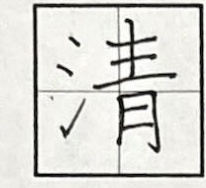
#> input picture handwriting-eval-api/improved_char_清.jpg, 206 x 188 px
$ python page_split.py 'improved_char_清.jpg'
#> lines starting #> are read from the running program, lines starting #| are printed output that depends on the picture; after the words box and inside, x2 and y2 are one past the last pixel; in counts of white or black regions, pixels touching at a corner belong together
#!/usr/bin/env python3
# -*- coding: utf-8 -*-
"""
page_split.py   —   handwriting-sheet slicer v2
------------------------------------------------
1. 背景あり：最大輪郭をページとみなして台形補正
2. 背景なし：補正スキップ
3. Canny→HoughLinesP で左列の 3×3 マス格子を検出しセル切り出し
4. 記入者 No. / 点数枠は固定比率で切り出し（格子基準でもOK）

必要ライブラリ:
    pip install opencv-python numpy
"""

from pathlib import Path
import cv2
import numpy as np
import argparse
import os
import pytesseract

# ----------------------------------------------------------------------
# 0. 汎用ユーティリティ
# ----------------------------------------------------------------------
def ensure_dir(path: Path):
    path.mkdir(parents=True, exist_ok=True)


# ----------------------------------------------------------------------
# 1. ページ全体を検出（背景ありの場合）
# ----------------------------------------------------------------------
def find_page_corners(gray):
    """
    最大輪郭をページ外周とみなして 4 隅を返す
    背景が用紙より濃い想定
    """
    blur = cv2.GaussianBlur(gray, (5, 5), 0)
    _, bw = cv2.threshold(blur, 0, 255,
                          cv2.THRESH_BINARY + cv2.THRESH_OTSU)
    # 画面が反転してる場合は逆反転
    if bw.mean() < 127:
        bw = cv2.bitwise_not(bw)

    contours, _ = cv2.findContours(bw, cv2.RETR_EXTERNAL,
                                   cv2.CHAIN_APPROX_SIMPLE)
    if not contours:
        raise RuntimeError("輪郭が取れません")
    page = max(contours, key=cv2.contourArea)

    peri = cv2.arcLength(page, True)
    approx = cv2.approxPolyDP(page, 0.02 * peri, True)
    if len(approx) != 4:
        raise RuntimeError("四角形のページ輪郭が見つかりません")
    return approx.reshape(4, 2).astype("float32")


def order_corners(pts):
    """ 任意順 4 点 → TL, TR, BR, BL (時計回り) """
    pts = pts[np.argsort(pts[:, 0])]  # x で左2 / 右2
    left, right = pts[:2], pts[2:]
    tl = left[np.argmin(left[:, 1])]
    bl = left[np.argmax(left[:, 1])]
    tr = right[np.argmin(right[:, 1])]
    br = right[np.argmax(right[:, 1])]
    return np.array([tl, tr, br, bl], dtype="float32")


def perspective_correct(img, corners, dbg=False):
    """
    corners: 4x2 TL,TR,BR,BL
    出力解像度は実測サイズに合わせて可変
    """
    pts = order_corners(corners)

    wA = np.linalg.norm(pts[2] - pts[3])
    wB = np.linalg.norm(pts[1] - pts[0])
    hA = np.linalg.norm(pts[1] - pts[2])
    hB = np.linalg.norm(pts[0] - pts[3])
    W = int(max(wA, wB))
    H = int(max(hA, hB))

    dst = np.array([[0, 0], [W - 1, 0], [W - 1, H - 1], [0, H - 1]],
                   dtype="float32")
    M = cv2.getPerspectiveTransform(pts, dst)
    warped = cv2.warpPerspective(img, M, (W, H))

    if dbg:
        dbg_img = img.copy()
        for (x, y) in pts.astype(int):
            cv2.circle(dbg_img, (x, y), 10, (0, 0, 255), -1)
        cv2.imwrite("dbg_corners.jpg", dbg_img)
        cv2.imwrite("dbg_warped.jpg", warped)
    return warped


# ----------------------------------------------------------------------
# 2. 左列 3×3 マスを内部線検出で抽出
# ----------------------------------------------------------------------
def detect_char_cells(gray, dbg=False):
    """
    罫線を輪郭として抽出し、3 つの「課題マス」を y 順に返す。
    背景が写っていても OK／内部ストローク耐性あり。
    戻り値: [(x1,y1,x2,y2), ...] 3セル
    """
    H, W = gray.shape

    # --- ① 二値化 → 細線を太らせて輪郭を閉じる ---
    th = cv2.adaptiveThreshold(gray, 255,
                               cv2.ADAPTIVE_THRESH_MEAN_C,
                               cv2.THRESH_BINARY_INV, 15, 8)
    kernel = np.ones((3, 3), np.uint8)
    th = cv2.dilate(th, kernel, iterations=1)

    # --- ② 輪郭抽出 ---
    cnts, _ = cv2.findContours(th, cv2.RETR_EXTERNAL,
                               cv2.CHAIN_APPROX_SIMPLE)

    # --- ③ ほぼ正方形・面積閾値でフィルタ ---
    cand = []
    for c in cnts:
        area = cv2.contourArea(c)
        if area < (H * W) * 0.002 or area > (H * W) * 0.03:
            continue
        peri = cv2.arcLength(c, True)
        approx = cv2.approxPolyDP(c, 0.02 * peri, True)
        if len(approx) != 4:
            continue
        x, y, w, h = cv2.boundingRect(approx)
        if 0.85 < w / h < 1.15:      # 正方形っぽい
            cand.append((x, y, w, h))

    if len(cand) < 3:
        raise RuntimeError("課題マスらしき四角が 3 つ見つかりません")

    # --- ④ 列ごとにグルーピング → 右列を選択 ---
    # x 座標で 2 クラスタ (空マス列 / 課題列)
    xs = np.array([[c[0]] for c in cand], np.float32)
    _, labels, centers = cv2.kmeans(xs, 2, None,
        (cv2.TERM_CRITERIA_EPS+cv2.TERM_CRITERIA_MAX_ITER, 10, 1.0),
        10, cv2.KMEANS_PP_CENTERS)
    right_cluster = np.argmax(centers)      # x が大きい方
    right_boxes = [c for c,l in zip(cand, labels.flatten()) if l == right_cluster]

    # y でソートして上→下 3 つを取得
    right_boxes = sorted(right_boxes, key=lambda b: b[1])[:3]
    cells = []
    margin = 10
    for x, y, w, h in right_boxes:
        cells.append((x + margin, y + margin,
                      x + w - margin, y + h - margin))

    if dbg:
        dbg = cv2.cvtColor(gray, cv2.COLOR_GRAY2BGR)
        for (x1,y1,x2,y2) in cells:
            cv2.rectangle(dbg, (x1,y1), (x2,y2), (0,255,0), 2)
        cv2.imwrite("dbg_cells_contour.jpg", dbg)

    if len(cells) != 3:
        raise RuntimeError("課題マスを 3 つ取得できません")
    return cells

# [94 lines left out: function detect_score_and_comment_boxes, not called in this run]

# ----------------------------------------------------------------------
# 3. その他 ROI (固定比率基準、warp 後前提)
# ----------------------------------------------------------------------
def crop_by_ratio(img, ratio):
    H, W = img.shape[:2]
    x, y, w, h = ratio
    x1, y1 = int(W * x), int(H * y)
    x2, y2 = int(W * (x + w)), int(H * (y + h))
    return img[y1:y2, x1:x2]


ROI_FIXED = {
    "writer": (0.73, 0.03, 0.22, 0.05),  # 記入者 No.
    # 右端点数枠 12 個（3×4）
    "scores": [
        (0.96, 0.13 + i*0.06, 0.035, 0.048) for i in range(12)
    ]
}

import cv2, pytesseract, numpy as np

conf_tess = "--oem 3 --psm 10 -c tessedit_char_whitelist=0123456789"

# [54 lines left out: function read_digit, not called in this run]


# ----------------------------------------------------------------------
# 4. メインパイプライン
# ----------------------------------------------------------------------
def split_page(img_path: Path, out_dir="out", dbg=False):
#> called with out_dir = 'out', dbg = False
    out_dir = Path(out_dir)
    ensure_dir(out_dir)

    img = cv2.imread(str(img_path))
#> img is the input picture: shape (188, 206, 3); mean B, G, R 210.9, 215.7, 216
    if img is None:
        raise FileNotFoundError(img_path)

    gray = cv2.cvtColor(img, cv2.COLOR_BGR2GRAY)

    # 4-1. ページ補正 (背景有無で分岐)
    try:
        corners = find_page_corners(gray)
#> in find_page_corners, `blur = cv2.GaussianBlur(gray, (5, 5), 0)`:
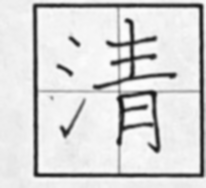
#> blur: shape (188, 206); min 20, max 254, mean 215.3
#> in find_page_corners, `_, bw = cv2.threshold(blur, 0, 255, cv2.THRESH_BINARY + cv2.THRESH_OTSU)`:
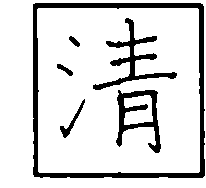
#> bw: shape (188, 206); 85.4% white; 6 black regions, box (x1, y1, x2, y2) and area: (33, 3, 205, 178) 3209, (93, 18, 177, 90) 1109, (116, 90, 161, 153) 1020, (60, 99, 85, 138) 184, (57, 64, 73, 76) 80, (69, 36, 80, 47) 61
#> in find_page_corners, `contours, _ = cv2.findContours(bw, cv2.RETR_EXTERNAL, cv2.CHAIN_APPROX..`: contours = [[[0, 0], [0, 187], [205, 187], [205, 0]]]
#> in find_page_corners, `page = max(contours, key=cv2.contourArea)`: page = [[0, 0], [0, 187], [205, 187], [205, 0]]
#> in find_page_corners, `peri = cv2.arcLength(page, True)`: peri = 784
#> in find_page_corners, `approx = cv2.approxPolyDP(page, 0.02 * peri, True)`: approx = [[0, 0], [0, 187], [205, 187], [205, 0]]
#> corners = [[0, 0], [0, 187], [205, 187], [205, 0]]
        warped = perspective_correct(img, corners, dbg=dbg)
#> in order_corners, `left, right = pts[:2], pts[2:]`: left = [[0, 0], [0, 187]]; right = [[205, 187], [205, 0]]
#> in order_corners, `tl = left[np.argmin(left[:, 1])]`: tl = [0, 0]
#> in order_corners, `bl = left[np.argmax(left[:, 1])]`: bl = [0, 187]
#> in order_corners, `tr = right[np.argmin(right[:, 1])]`: tr = [205, 0]
#> in order_corners, `br = right[np.argmax(right[:, 1])]`: br = [205, 187]
#> in perspective_correct, `pts = order_corners(corners)`: pts = [[0, 0], [205, 0], [205, 187], [0, 187]]
#> in perspective_correct, `wA = np.linalg.norm(pts[2] - pts[3])`: wA = 205
#> in perspective_correct, `hA = np.linalg.norm(pts[1] - pts[2])`: hA = 187
#> in perspective_correct, `W = int(max(wA, wB))`: W = 205
#> in perspective_correct, `H = int(max(hA, hB))`: H = 187
#> in perspective_correct, `dst = np.array([[0, 0], [W - 1, 0], [W - 1, H - 1], [0, H - 1]], dtype..`: dst = [[0, 0], [204, 0], [204, 186], [0, 186]]
#> in perspective_correct, `M = cv2.getPerspectiveTransform(pts, dst)`: M = [[0.995, 0, 0], [0, 0.995, 0], [7.45e-19, 0, 1]]
#> in perspective_correct, `warped = cv2.warpPerspective(img, M, (W, H))`:
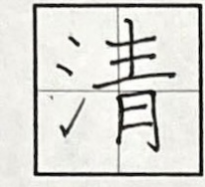
#> warped: shape (187, 205, 3); mean B, G, R 211, 215.7, 216
        info = "warp_done"
    except RuntimeError:
        warped = img.copy()
        info = "warp_skipped"

    warped_gray = cv2.cvtColor(warped, cv2.COLOR_BGR2GRAY)

    # 4-2. 文字セル抽出
    try:
        cells = detect_char_cells(warped_gray, dbg=dbg)
#> in detect_char_cells, `th = cv2.adaptiveThreshold(gray, 255, cv2.ADAPTIVE_THRESH_MEAN_C, cv2...`:
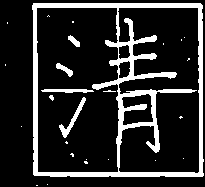
#> th: shape (187, 205); 16.3% white; 26 white regions (20 under 20 px), largest, box (x1, y1, x2, y2) and area: (32, 3, 204, 177) 5601, (59, 97, 86, 138) 221, (41, 89, 94, 93) 159, (56, 63, 73, 77) 96, (68, 35, 80, 47) 72, (49, 95, 54, 101) 20
#> in detect_char_cells, `th = cv2.dilate(th, kernel, iterations=1)`:
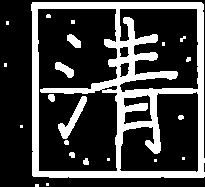
#> th: shape (187, 205); 25% white; 22 white regions (11 under 20 px)
#> in detect_char_cells, `cnts, _ = cv2.findContours(th, cv2.RETR_EXTERNAL, cv2.CHAIN_APPROX_SIM..`: cnts = 6 contours, 5 with area under 20; largest, box (x1, y1, x2, y2) and area: (31, 2, 205, 178) 29916
#> the loop in detect_char_cells, `for c in cnts:` made 6 passes
#> area on pass 6: 29916
#> after the loop in detect_char_cells, `for c in cnts:`: cand = []
    except RuntimeError as e:
        # 左列の大枠矩形 = ページ幅の 0.07 ～ 0.27 を固定比率で切る
        H, W = warped_gray.shape
#> H = 187; W = 205
        W0 = int(W*0.07); W1 = int(W*0.27)
#> after `W0 = int(W * 0.07)`: W0 = 14
#> after `W1 = int(W * 0.27)`: W1 = 55
        cell_h = int(H*0.23); gap = int(H*0.31)
#> after `cell_h = int(H * 0.23)`: cell_h = 43
#> after `gap = int(H * 0.31)`: gap = 57
        cells = [(W0, int(H*0.11)+i*gap,
                W1, int(H*0.11)+i*gap+cell_h) for i in range(3)]

    char_dir = out_dir / "chars"; ensure_dir(char_dir)
    for i, (x1, y1, x2, y2) in enumerate(cells, 1):
        cv2.imwrite(str(char_dir / f"char_{i}.png"),
                    warped_gray[y1:y2, x1:x2])
#> this loop made 3 passes
#> pass 1, in split_page, `cv2.imwrite(str(char_dir / f"char_{i}.png"), warped_gray[y1:y2, x1:x2])`:
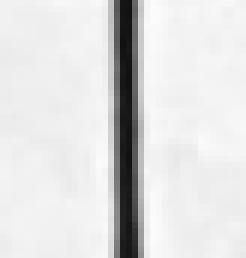
#> saved as char_1.png: shape (43, 41) (shown 6 times larger); min 17, max 252, mean 221.6
#> pass 2, in split_page, `cv2.imwrite(str(char_dir / f"char_{i}.png"), warped_gray[y1:y2, x1:x2])`:
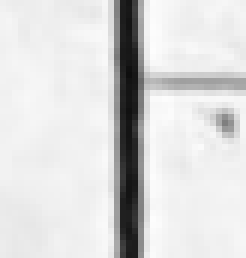
#> saved as char_2.png: shape (43, 41) (shown 6 times larger); min 14, max 253, mean 218.2

    # 4-3. 記入者 No. (固定比率)
    writer_roi = crop_by_ratio(warped_gray, ROI_FIXED["writer"])
    cv2.imwrite(str(out_dir / "writer_id.png"), writer_roi)
    conf = "--psm 10 -c tessedit_char_whitelist=0123456789"
    text = pytesseract.image_to_string(writer_roi, config=conf).strip()
    print("記入者=" + text)

    # 4-4. 点数枠
    score_dir = out_dir / "scores"; ensure_dir(score_dir)
    try:
        score_boxes, cmt_boxes = detect_score_and_comment_boxes(warped_gray, dbg=dbg)
    except RuntimeError as e:
        raise RuntimeError(f"点数枠検出失敗: {e}")
    # 右端の 12 個を切り出し
    score_dir = out_dir / "scores"; ensure_dir(score_dir)
    conf = "--oem 3 --psm 10 -c tessedit_char_whitelist=0123456789"
    for idx, (x1,y1,x2,y2) in enumerate(score_boxes, 1):
        raw = warped_gray[y1:y2, x1:x2]
        digit = read_digit(raw)
        print(f"score_{idx}={digit or '–'}")  # 空文字なら – を表示
        cv2.imwrite(str(score_dir / f"score_{idx}.png"),
                    warped_gray[y1:y2, x1:x2])

    # 4-4. コメント枠
    cmt_dir = out_dir / "comments"; ensure_dir(cmt_dir)
    for idx, (x1,y1,x2,y2) in enumerate(cmt_boxes, 1):
        cv2.imwrite(str(cmt_dir / f"comment_{idx}.png"),
                    warped_gray[y1:y2, x1:x2])

    print(f"[{info}] Crops saved to {out_dir.resolve()}")


# ----------------------------------------------------------------------
# 5. CLI
# ----------------------------------------------------------------------
if __name__ == "__main__":
    ap = argparse.ArgumentParser()
    ap.add_argument("img", type=Path, help="入力画像")
    ap.add_argument("--out_dir", default="out", help="出力ディレクトリ")
    ap.add_argument("--dbg", action="store_true",
                    help="デバッグ画像を保存")
    args = ap.parse_args()
    split_page(args.img, args.out_dir, dbg=args.dbg)
#> (the call stopped at in split_page, `text = pytesseract.image_to_string(writer_roi, config=conf).strip()`: pytesseract is not available in this run)
